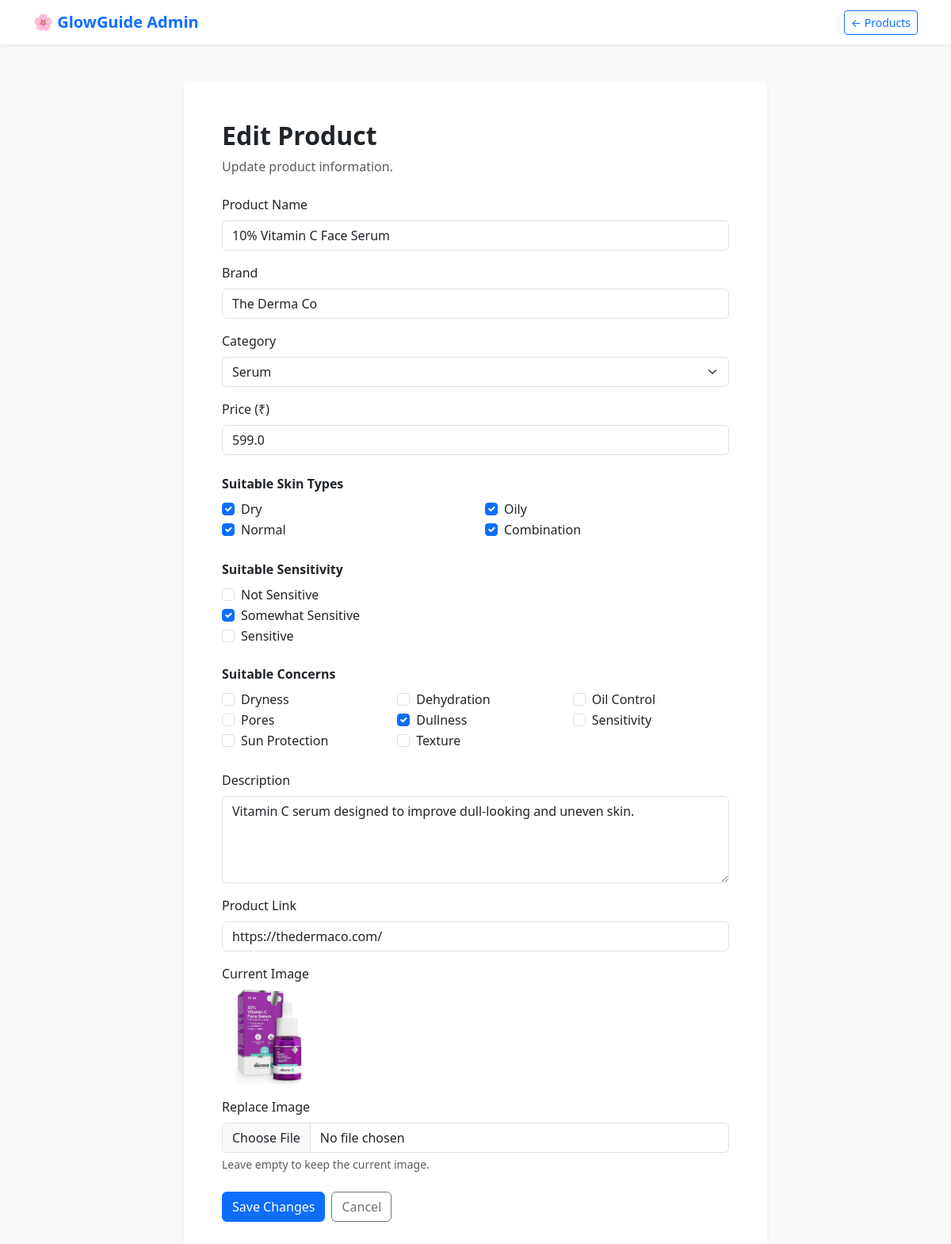
/admin/products/edit/38 (signed in), run on the app's committed database.
### tables this page shows
CREATE TABLE products (
    id INTEGER PRIMARY KEY AUTOINCREMENT,
    name TEXT NOT NULL,
    brand TEXT NOT NULL,
    category TEXT NOT NULL,
    price REAL NOT NULL,
    skin_types TEXT NOT NULL,
    sensitivity TEXT NOT NULL,
    description TEXT,
    image TEXT,
    product_link TEXT
, concerns TEXT, recommended_by TEXT, reference TEXT);

### app.py (the view, shortened to what this page needs)
@app.route("/admin/products/edit/<int:product_id>",
           methods=["GET", "POST"])
def admin_edit_product(product_id):
    if "user" not in session:
        return redirect("/login")
    if session.get("role") != "admin":
        return redirect("/dashboard")
    conn = get_db_connection()
    cursor = conn.cursor()
    cursor.execute("""
        SELECT *
        FROM products
        WHERE id = ?
    """, (product_id,))
    product = cursor.fetchone()
    if not product:
        conn.close()
        return redirect("/admin/products")
    conn.close()
    return render_template(
        "admin_edit_product.html",
        product=product
    )

### app.py (called while the page is built)
def get_db_connection():
    conn = sqlite3.connect("glowguide.db")
    conn.row_factory = sqlite3.Row
    return conn

### templates/admin_edit_product.html (shortened to what this page needs)
<!DOCTYPE html>
<html lang="en">
<head>
    <link
        href="https://cdn.jsdelivr.net/npm/bootstrap@5.3.3/dist/css/bootstrap.min.css"
        rel="stylesheet">
</head>
<body class="bg-light">
<nav class="navbar bg-white shadow-sm">
    <div class="container">
        <span class="navbar-brand fw-bold text-primary">
            🌸 GlowGuide Admin
        </span>
        <a href="{{ url_for('admin_products') }}"
           class="btn btn-outline-primary btn-sm">
            ← Products
        </a>
    </div>
</nav>
<div class="container py-5">
<div class="row justify-content-center">
<div class="col-lg-8">
<div class="card border-0 shadow-sm">
<div class="card-body p-4 p-md-5">
    <h2 class="fw-bold mb-2">
        Edit Product
    </h2>
    <p class="text-muted mb-4">
        Update product information.
    </p>
    <form method="POST"
          enctype="multipart/form-data">
        <div class="mb-3">
            <label class="form-label">
                Product Name
            </label>
            <input
                type="text"
                name="name"
                class="form-control"
                value="{{ product['name'] }}"
                required>
        </div>
        <div class="mb-3">
            <label class="form-label">
                Brand
            </label>
            <input
                type="text"
                name="brand"
                class="form-control"
                value="{{ product['brand'] }}"
                required>
        </div>
        <div class="mb-3">
            <label class="form-label">
                Category
            </label>
            <select
                name="category"
                class="form-select"
                required>
                {% for category in [
                    'Face Wash',
                    'Toner',
                    'Serum',
                    'Moisturizer',
                    'Sunscreen'
                ] %}
                    <option
                        value="{{ category }}"
                        {% if product["category"] == category %}
                            selected
                        {% endif %}>
                        {{ category }}
                    </option>
                {% endfor %}
            </select>
        </div>
        <div class="mb-4">
            <label class="form-label">
                Price (₹)
            </label>
            <input
                type="number"
                name="price"
                class="form-control"
                min="0"
                step="0.01"
                value="{{ product['price'] }}"
                required>
        </div>
        <div class="mb-4">
            <label class="form-label fw-bold">
                Suitable Skin Types
            </label>
            {% set selected_skin_types =
                product["skin_types"].split(",") %}
            <div class="row">
            {% for value, label in [
                ('dry', 'Dry'),
                ('oily', 'Oily'),
                ('normal', 'Normal'),
                ('combination', 'Combination')
            ] %}
                <div class="col-sm-6">
                    <div class="form-check">
                        <input
                            class="form-check-input"
                            type="checkbox"
                            name="skin_types"
                            value="{{ value }}"
                            id="skin_{{ value }}"
                            {% if value in selected_skin_types %}
                                checked
                            {% endif %}>
                        <label
                            class="form-check-label"
                            for="skin_{{ value }}">
                            {{ label }}
                        </label>
                    </div>
                </div>
            {% endfor %}
            </div>
        </div>
        <div class="mb-4">
            <label class="form-label fw-bold">
                Suitable Sensitivity
            </label>
            {% set selected_sensitivity =
                product["sensitivity"].split(",") %}
            {% for value, label in [
                ('not_sensitive', 'Not Sensitive'),
                ('somewhat_sensitive', 'Somewhat Sensitive'),
                ('sensitive', 'Sensitive')
            ] %}
                <div class="form-check">
                    <input
                        class="form-check-input"
                        type="checkbox"
                        name="sensitivity"
                        value="{{ value }}"
                        id="sensitivity_{{ value }}"
                        {% if value in selected_sensitivity %}
                            checked
                        {% endif %}>
                    <label
                        class="form-check-label"
                        for="sensitivity_{{ value }}">
                        {{ label }}
                    </label>
                </div>
            {% endfor %}
        </div>
        <div class="mb-4">
            <label class="form-label fw-bold">
                Suitable Concerns
            </label>
            {% set selected_concerns =
                product["concerns"].split(",")
                if product["concerns"]
                else []
            %}
            <div class="row">
            {% for value, label in [
                ('dryness', 'Dryness'),
                ('dehydration', 'Dehydration'),
                ('oil_control', 'Oil Control'),
                ('pores', 'Pores'),
                ('dullness', 'Dullness'),
                ('sensitivity', 'Sensitivity'),
                ('sun_protection', 'Sun Protection'),
                ('texture', 'Texture')
            ] %}
                <div class="col-sm-6 col-md-4">
                    <div class="form-check">
                        <input
                            class="form-check-input"
                            type="checkbox"
                            name="concerns"
                            value="{{ value }}"
                            id="concern_{{ value }}"
                            {% if value in selected_concerns %}
                                checked
                            {% endif %}>
                        <label
                            class="form-check-label"
                            for="concern_{{ value }}">
                            {{ label }}
                        </label>
                    </div>
                </div>
            {% endfor %}
            </div>
        </div>
        <div class="mb-3">
            <label class="form-label">
                Description
            </label>
            <textarea
                name="description"
                class="form-control"
                rows="4">{{ product["description"] or "" }}</textarea>
        </div>
        <div class="mb-3">
            <label class="form-label">
                Product Link
            </label>
            <input
                type="url"
                name="product_link"
                class="form-control"
                value="{{ product['product_link'] or '' }}">
        </div>
        {% if product["image"] %}
        <div class="mb-3">
            <label class="form-label d-block">
                Current Image
            </label>
            <img
                src="{{ url_for(
                    'static',
                    filename=product['image']
                ) }}"
                alt="{{ product['name'] }}"
                style="
                    width:120px;
                    height:120px;
                    object-fit:contain;
                ">
        </div>
        {% endif %}
        <div class="mb-4">
            <label class="form-label">
                Replace Image
            </label>
            <input
                type="file"
                name="image"
                class="form-control"
                accept=".jpg,.jpeg,.png,.webp">
            <div class="form-text">
                Leave empty to keep the current image.
            </div>
        </div>
        <div class="d-flex gap-2">
            <button
                type="submit"
                class="btn btn-primary">
                Save Changes
            </button>
            <a
                href="{{ url_for('admin_products') }}"
                class="btn btn-outline-secondary">
                Cancel
            </a>
        </div>
    </form>
</div>
</div>
</div>
</div>
</div>
</body>
</html>

### data on the page
products: name "10% Vitamin C Face Serum", brand "The Derma Co", category "Serum", price "599.0", description "Vitamin C serum designed to improve dull-looking and uneven skin.", product_link "https://thedermaco.com/", image (picture)

### other printed values
{{ label }} "Dry" "Oily" "Normal" "Combination"
{{ label }} "Not Sensitive" "Somewhat Sensitive" "Sensitive"
{{ label }} "Dryness" "Dehydration" "Oil Control" "Pores" "Dullness" "Sensitivity" "Sun Protection" "Texture"
